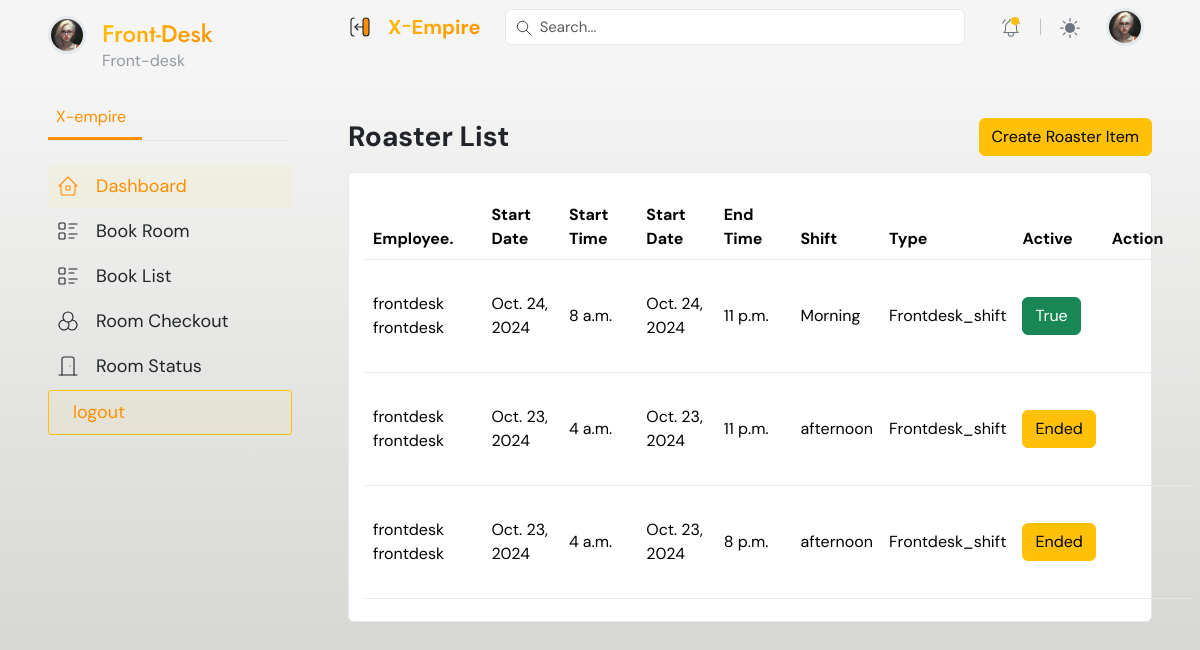
The app's page /hrm/departments/schedules/ with its own data.
### hrm/models.py (models this page shows, shortened)
class StaffSchedules(models.Model):
    SCHEDULESHIFTTYPE = (
        ('24_hours', '24_hours'),
        ('Morning', 'Morning'),
        ('afternoon', 'Afternoon'),
        ('night', 'Night')
    )
    scheduletype =(
        ('Pos_shift', 'Pos_shift'),
        ('Frontdesk_shift', 'Frontdesk_shift'),
        ('Potter_shift', 'Potter_shift'),
        ('Supervisor_shift', 'Supervisor_shift'),
        ('Waiter_shift', 'Waiter_shift'),
        ('Accountant_shift', 'Accountant_shift'),
        ('Store_keeper_shift', 'Store_keeper_shift'),
        ('Security_shift', 'Security_shift'),
        ('Hr_shift', 'hr_shift'),
        ('Manager', 'Manager'),
    )
    SCHEDULE_STATUS = (
        ('True','True'),
        ('False','False'),
        ('Ended','Ended'),
    )
    employee = models.ForeignKey(Employee, on_delete=models.CASCADE, related_name='schedules')
    schedule_start_date = models.DateField()
    start_time = models.TimeField()
    schedule_end_date = models.DateField()
    end_time = models.TimeField()
    schedule_shift_type = models.CharField(max_length=50, choices =SCHEDULESHIFTTYPE, blank=True, null=True)
    schedule_type = models.CharField(max_length=50, choices= scheduletype,blank=True, null=True)
    date_created = models.DateTimeField(auto_now_add=True)
    active = models.CharField(max_length =20, default="False", choices = SCHEDULE_STATUS)
    date_modified = models.DateTimeField(auto_now=True)

class Employee(models.Model):
    WorkerRoles = (
        ('front_desk', 'front_desk'),
        ('pos_staff', 'pos_staff'),
        ('hr_staff', 'hr_ataff'),
        ('manager', 'manager'),
        ('waiter', 'waiter'),
        ('supervisor', 'supervisor'),
        ('potter', 'potter'),
        ('accountant', 'accountant'),
        ('store_keeper', 'store_keeper'),
        ('security', 'security'),
    )
    user = models.OneToOneField(User, on_delete=models.CASCADE, related_name='employee_profile', null=True, blank=True)
    department_location = models.ForeignKey(DepartmentLocation, on_delete=models.CASCADE, related_name='employee_department',blank=True, null=True)
    role = models.CharField(max_length=50, choices=WorkerRoles, null=True, blank=True)
    emergency_contact_name = models.CharField(max_length=255, null=True, blank=True)
    emergency_contact_relationship = models.CharField(max_length=255, null=True, blank=True)
    emergency_contact_phone = models.CharField(max_length=20, null=True, blank=True, )
    skills = models.ManyToManyField('Skill', related_name='employees', blank=True)
    certifications = models.ManyToManyField('Certification', related_name='employees', blank=True)
    contract_type = models.CharField(max_length=50, choices=[('full_time', 'Full-Time'), ('part_time', 'Part-Time'), ('temporary', 'Temporary')], null=True, blank=True)
    contract_start_date = models.DateField(null=True, blank=True)
    contract_end_date = models.DateField(null=True, blank=True)
    contract_renewal_date = models.DateField(null=True, blank=True)
    def __str__(self):
        return f"{self.user.get_full_name() if self.user else 'No User'}"

### accounts/models.py (models this page shows, shortened)
class User(AbstractUser):
    email = models.EmailField(unique=True)
    phone = models.CharField(max_length=100, null=True, blank=True)
    is_admin = models.BooleanField(default=False)
    is_supervisor = models.BooleanField(default=False)
    is_account_officer = models.BooleanField(default=False)
    is_frontdesk_officer = models.BooleanField(default=False)
    is_pos_officer = models.BooleanField(default=False)
    is_worker = models.BooleanField(default=False)
    active_status = models.BooleanField(default=False)
    t_and_c = models.BooleanField(default=False)
    def get_full_name(self):
        return f"{self.first_name} {self.last_name}".strip()

### hrm/views.py (the view)
# urls.py: path('departments/schedules/', views.staff_schedule_list, name='staff_schedule'),
def staff_schedule_list(request):
    schedules = StaffSchedules.objects.all().order_by('-schedule_start_date')
    form = StaffScheduleForm(request.POST)
    context={
        'schedules': schedules,
        'form':form,
        }
    return render(request, 'pages/schedule_list.html', context)

### hrm/forms.py
class StaffScheduleForm(forms.ModelForm):
    class Meta:
        model = StaffSchedules
        fields = ['employee', 'schedule_start_date', 'start_time', 'schedule_end_date','end_time', 'schedule_shift_type', 'schedule_type']
    start_time = forms.ChoiceField(choices=TIME_CHOICES, widget=forms.Select(attrs={'class': 'form-control'}))
    end_time = forms.ChoiceField(choices=TIME_CHOICES, widget=forms.Select(attrs={'class': 'form-control'}))
    def __init__(self, *args, **kwargs):
        super(StaffScheduleForm, self).__init__(*args, **kwargs)
        self.fields['employee'].widget.attrs.update({'class': 'form-control', 'placeholder': 'Employee'})
        self.fields['schedule_start_date'].widget = DateInput(attrs={'class': 'form-control', 'placeholder': 'Schedule Start Date','min':today})
        self.fields['schedule_end_date'].widget = DateInput(attrs={'class': 'form-control', 'placeholder': 'Schedule End Date','min':today})
        self.fields['schedule_shift_type'].widget.attrs.update({'class': 'form-control', 'placeholder': 'Shift Type'})
        self.fields['schedule_type'].widget.attrs.update({'class': 'form-control', 'placeholder': 'Schedule Type'})

### hrm/templates/pages/schedule_list.html (shortened to what this page needs)
{% extends 'dashboard_base.html' %}
{% load static %}
{% block content %}
    <main class="container-fluid px-0">
        {% if request.user.is_admin %}
            {% include '../partials/menubars/admin_sidebar.html' %}
        {% elif request.user.is_supervisor %}
            {% include '../partials/menubars/supervisor_sidebar.html' %}
        {% elif request.user.is_account_officer %}
            {% include '../partials/menubars/accounting_sidebar.html' %}
        {% elif request.user.is_pos_officer %}
            {% include '../partials/menubars/pos_sidebar.html' %}
        {% else %}
            {% include '../partials/menubars/frontdesk_sidebar.html' %}
        {% endif %}
        <div class="content">
            {% include '../partials/top_header.html' %}
            <div class="px-xl-5 px-lg-4 px-3 py-3 mt-5 page-body">
                <div class="row g-3">
                    <div class="col-sm-12">
                        <div class="d-flex align-items-center justify-content-between flex-wrap">
                            <h3 class="fw-bold mb-0"> Roaster List</h3>
                            <div class="col-auto d-flex w-sm-100">
                                <button type="button" class="btn btn-warning" data-bs-toggle="offcanvas" data-bs-target="#add-department" aria-controls="add-department">Create Roaster Item</button>
                            </div>
                        </div>
                    </div>
                    <div class="col-sm-12">
                        <div class="card">
                            <div class="card-body">
                                <table class="table dataTable align-middle table-hover table-body" style="width: 100%;">
                                    <thead>
                                        <tr>
                                            <th>Employee.</th>
                                            <th> Start Date</th>
                                            <th>Start Time</th>
                                            <th> Start Date</th>
                                            <th>End Time</th>
                                            <th>Shift</th>
                                            <th>Type</th>
                                            <th>Active</th>
                                            <th>Action</th>
                                        </tr>
                                    </thead>
                                    <tbody>
                                        {% if schedules %}
                                            {% for schedule in schedules %}
                                                <tr>
                                                    <td>{{ schedule.employee }}</td>
                                                    <td>{{ schedule.schedule_start_date }}</td>
                                                    <td>{{ schedule.start_time }}</td>
                                                    <td>{{ schedule.schedule_end_date }}</td>
                                                    <td>{{ schedule.end_time }}</td>
                                                    <td>{{ schedule.schedule_shift_type }}</td>
                                                    <td>{{ schedule.schedule_type }}</td>
                                                    <td> <button class="btn {% if schedule.active == 'True' %} btn-success {% else %} btn-warning{% endif %}">{{ schedule.active }} </button></td>
                                                    <td>
                                                        <button type="button" class="btn" data-bs-toggle="offcanvas" data-bs-target="#edit-room" aria-controls="edit-room"><i class="fa fa-pencil-square fa-2x"></i></button>
                                                        <a href="#" data-url="{% url 'hrm:schedule_delete' 0 %}" onclick="deleteSchedule(event, {{ schedule.id }})" class="btn"><i class="fa fa-trash text-danger fa-2x"></i></a>
                                                    </td>
                                                </tr>
                                            {% endfor %}
                                        {% else %}
                                            <div class="text-center">
                                                <h4> No Roaster item created yet! </h4>
                                            </div>
                                        {% endif %}
                                    </tbody>
                                </table>
                            </div>
                        </div>
                    </div>
                </div>
            </div>
            </main>
{% endblock %}

### records on screen
StaffSchedules: employee "frontdesk frontdesk", schedule_start_date "Oct. 24, 2024", start_time "8 a.m.", schedule_end_date "Oct. 24, 2024", end_time "11 p.m.", schedule_shift_type "Morning", schedule_type "Frontdesk_shift", active "True"
StaffSchedules: employee "frontdesk frontdesk", schedule_start_date "Oct. 23, 2024", start_time "4 a.m.", schedule_end_date "Oct. 23, 2024", end_time "11 p.m.", schedule_shift_type "afternoon", schedule_type "Frontdesk_shift", active "Ended"
StaffSchedules: employee "frontdesk frontdesk", schedule_start_date "Oct. 23, 2024", start_time "4 a.m.", schedule_end_date "Oct. 23, 2024", end_time "8 p.m.", schedule_shift_type "afternoon", schedule_type "Frontdesk_shift", active "Ended"
